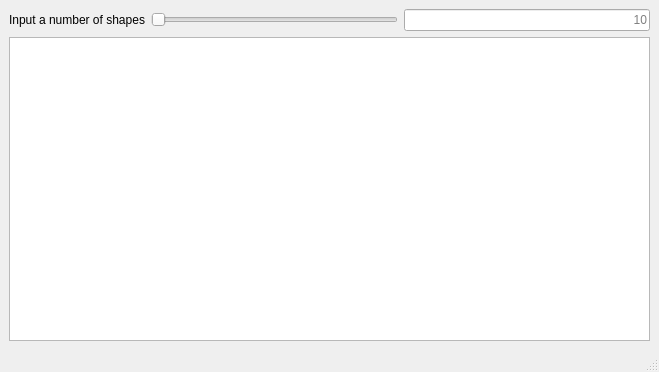
<?xml version="1.0" encoding="UTF-8"?>
<ui version="4.0">
 <class>MainWindow</class>
 <widget class="QMainWindow" name="MainWindow">
  <property name="geometry">
   <rect>
    <x>0</x>
    <y>0</y>
    <width>659</width>
    <height>372</height>
   </rect>
  </property>
  <property name="windowTitle">
   <string>MainWindow</string>
  </property>
  <widget class="QWidget" name="centralwidget">
   <layout class="QVBoxLayout" name="verticalLayout">
    <item>
     <layout class="QHBoxLayout" name="horizontalLayout">
      <item>
       <widget class="QLabel" name="label">
        <property name="text">
         <string>Input a number of shapes</string>
        </property>
       </widget>
      </item>
      <item>
       <widget class="QSlider" name="horizontalSlider">
        <property name="orientation">
         <enum>Qt::Horizontal</enum>
        </property>
       </widget>
      </item>
      <item>
       <widget class="QLineEdit" name="lineEdit">
        <property name="text">
         <string/>
        </property>
        <property name="alignment">
         <set>Qt::AlignRight|Qt::AlignTrailing|Qt::AlignVCenter</set>
        </property>
        <property name="placeholderText">
         <string>10</string>
        </property>
       </widget>
      </item>
     </layout>
    </item>
    <item>
     <widget class="GraphicsView" name="graphicsView"/>
    </item>
   </layout>
  </widget>
  <widget class="QMenuBar" name="menubar">
   <property name="geometry">
    <rect>
     <x>0</x>
     <y>0</y>
     <width>659</width>
     <height>20</height>
    </rect>
   </property>
  </widget>
  <widget class="QStatusBar" name="statusbar"/>
 </widget>
 <customwidgets>
  <customwidget>
   <class>GraphicsView</class>
   <extends>QGraphicsView</extends>
   <header>graphicsview.h</header>
  </customwidget>
 </customwidgets>
 <resources/>
 <connections/>
</ui>
